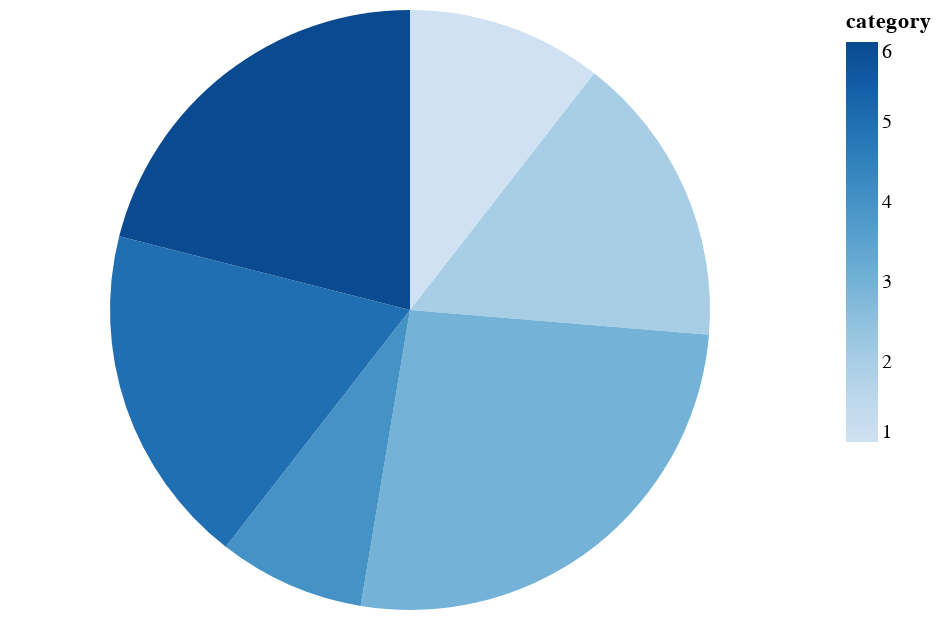

Notebook code cell kept with this figure:
### Markdown cell above
PIE CHART

### Code cell
import pandas as pd
import altair as alt

source = pd.DataFrame({"category": [1, 2, 3, 4, 5, 6], "value": [4, 6, 10, 3, 7, 8]})

alt.Chart(source).mark_arc().encode(
    theta="value",
    color="category"
)

### Figure 1 — Vega-Lite specification as saved in the notebook (floating-point values rounded to 4 significant figures)
{"usermeta": {"embedOptions": {"theme": "dark"}}, "config": {"view": {"continuousWidth": 400, "continuousHeight": 300}}, "data": {"name": "data-c9896de6322bcd9cf0fe9396e0b72d16"}, "mark": "arc", "encoding": {"color": {"field": "category", "type": "quantitative"}, "theta": {"field": "value", "type": "quantitative"}}, "$schema": "https://vega.github.io/schema/vega-lite/v4.17.0.json", "datasets": {"data-c9896de6322bcd9cf0fe9396e0b72d16": [{"category": 1, "value": 4}, {"category": 2, "value": 6}, {"category": 3, "value": 10}, {"category": 4, "value": 3}, {"category": 5, "value": 7}, {"category": 6, "value": 8}]}}
